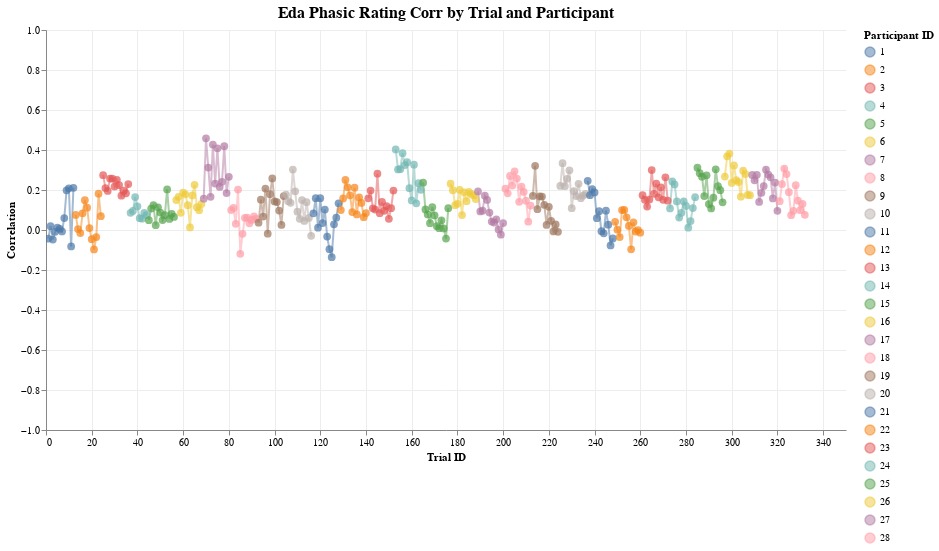

Here is the notebook cell this chart was saved with:
### Code cell
col1, col2 = "eda_phasic", "rating"

corr_by_trial = calculate_correlations_by_trial(df, col1, col2)
corr_by_participant = aggregate_correlations_fisher_z(
    corr_by_trial, f"{col1}_{col2}_corr", "participant_id", include_ci=True
)
plot_correlations_by_trial(corr_by_trial, f"{col1}_{col2}_corr")
# plot_correlations_by_participant(corr_by_participant, f"{col1}_{col2}_corr")

### Figure 1 — Vega-Lite specification as saved in the notebook (floating-point values rounded to 4 significant figures; data arrays with more than 128 entries replaced by an {"elided": "..."} marker saying what was removed)
{"config": {"view": {"continuousWidth": 300, "continuousHeight": 300, "strokeWidth": 0}, "axis": {"grid": true, "gridColor": "#ededed"}, "title": {"fontSize": 16, "anchor": "middle"}}, "layer": [{"mark": {"type": "line", "opacity": 0.5}, "encoding": {"color": {"field": "participant_id", "legend": {"title": "Participant ID"}, "type": "nominal"}, "x": {"axis": {"title": "Trial ID"}, "field": "trial_id", "type": "quantitative"}, "y": {"axis": {"title": "Correlation"}, "field": "eda_phasic_rating_corr", "scale": {"domain": [-1, 1]}, "type": "quantitative"}}, "name": "view_3"}, {"mark": {"type": "circle", "size": 60}, "encoding": {"color": {"field": "participant_id", "legend": {"title": "Participant ID"}, "type": "nominal"}, "tooltip": [{"field": "participant_id", "type": "nominal"}, {"field": "trial_id", "type": "quantitative"}, {"field": "eda_phasic_rating_corr", "format": ".3f", "type": "quantitative"}], "x": {"axis": {"title": "Trial ID"}, "field": "trial_id", "type": "quantitative"}, "y": {"axis": {"title": "Correlation"}, "field": "eda_phasic_rating_corr", "scale": {"domain": [-1, 1]}, "type": "quantitative"}}}], "data": {"name": "data-3bfd00a3a43dcba9613e0fd5fa3aa720"}, "height": 400, "params": [{"name": "param_3", "select": {"type": "interval", "encodings": ["x", "y"]}, "bind": "scales", "views": ["view_3"]}], "title": "Eda Phasic Rating Corr by Trial and Participant", "width": 800, "$schema": "https://vega.github.io/schema/vega-lite/v5.20.1.json", "datasets": {"data-3bfd00a3a43dcba9613e0fd5fa3aa720": {"elided": "332 records"}}}
